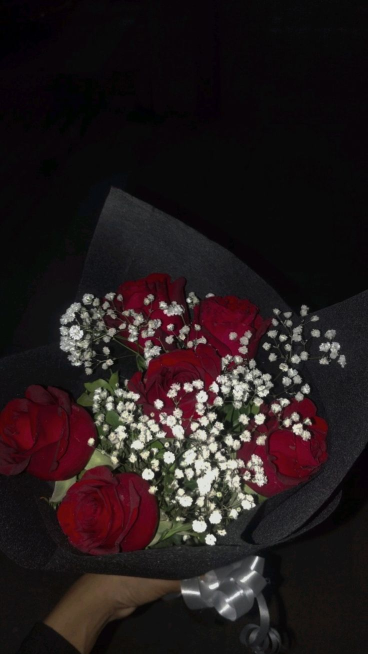
#> input picture sample.jpg, 736 x 1308 px (shown at 1/2 size)
$ python image_processor.py
#> lines starting #> are read from the running program, lines starting #| are printed output that depends on the picture
from PIL import Image

# Open image
img = Image.open("sample.jpg")
#> img is the input picture: PIL image 736x1308 RGB; mean R, G, B 36.9, 27.4, 28.2

# Resize image
resized = img.resize((300, 300))
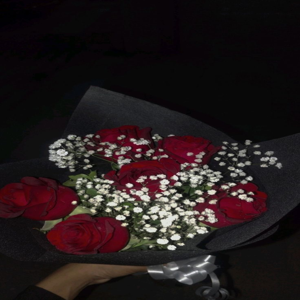
#> resized: PIL image 300x300 RGB; mean R, G, B 36.9, 27.4, 28.2
resized.save("resized.jpg")

# Convert to grayscale
gray = img.convert("L")
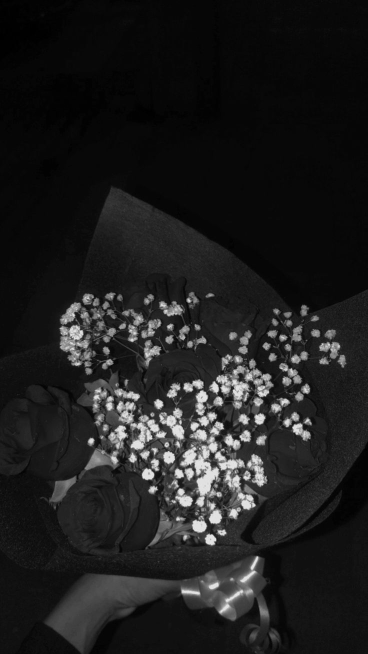
#> gray: PIL image 736x1308 L (shown at 1/2 size); min 0, max 244, mean 30.3
gray.save("grayscale.jpg")

# Rotate image
rotated = img.rotate(90)
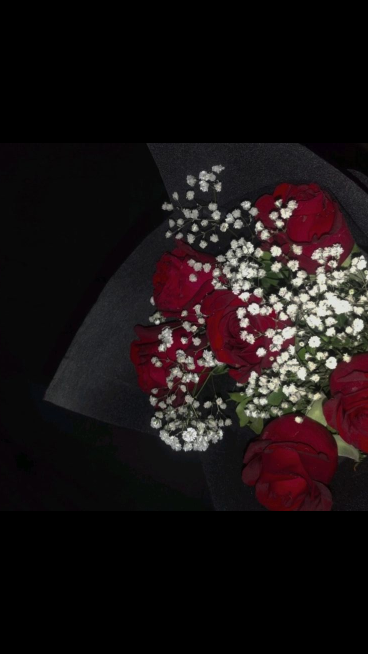
#> rotated: PIL image 736x1308 RGB (shown at 1/2 size); mean R, G, B 26.8, 19.5, 20.2
rotated.save("rotated.jpg")

print("Image processing completed!")
